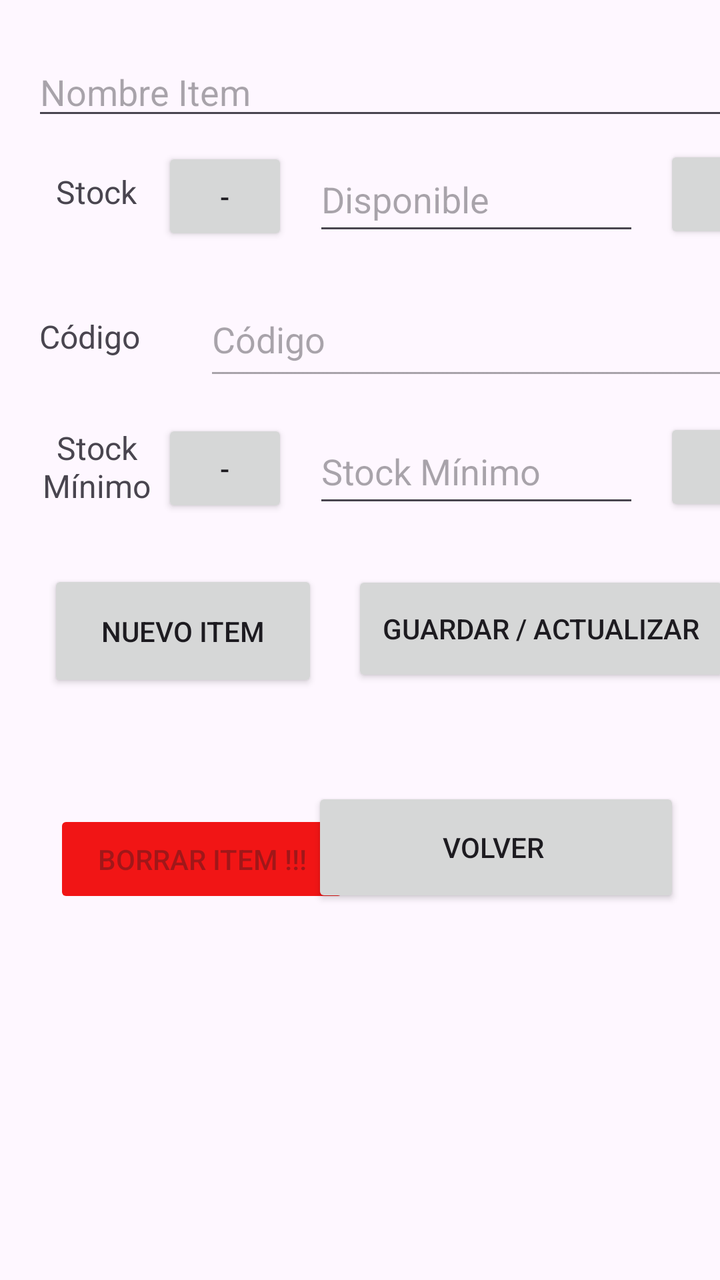
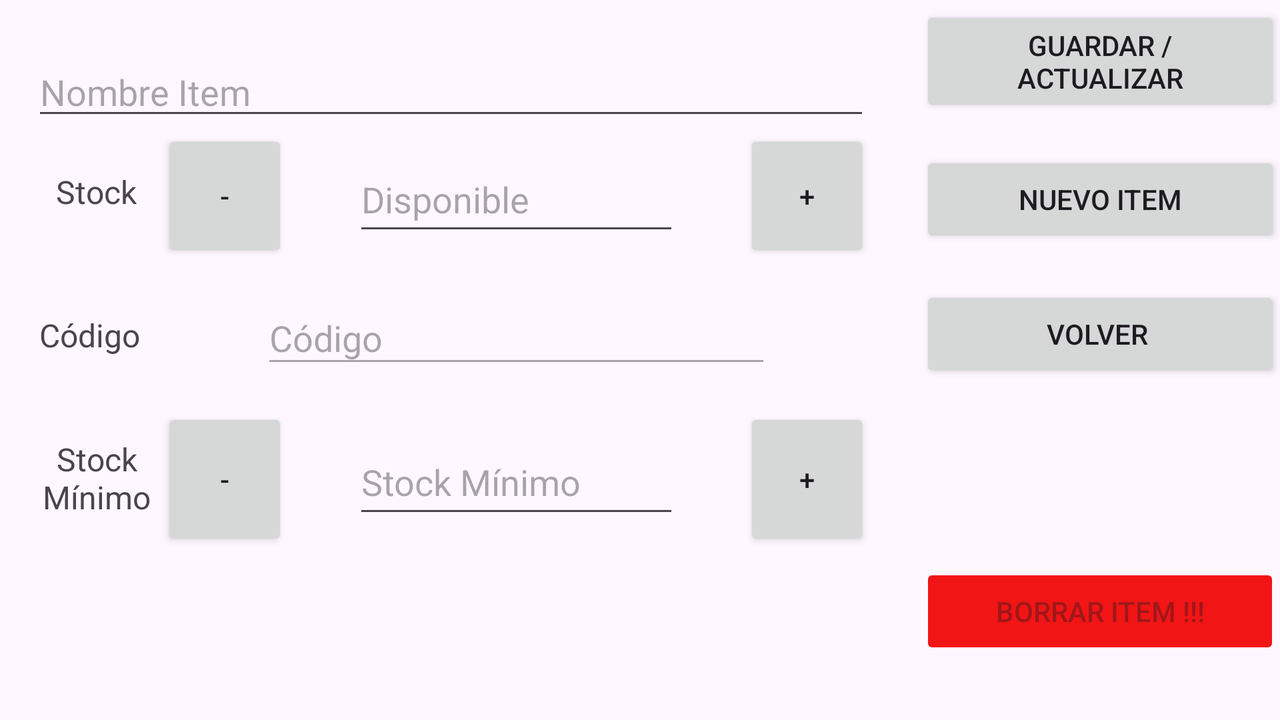

Compare how this app lays out the same screen by default and in its alternative resource folder. The renders come first, then the two layout files and the values they reference.
<!-- AndroidManifest.xml: application theme Theme.inventarioGCAdmin -->
<!-- res/layout/activity_data_display.xml -->
<?xml version="1.0" encoding="utf-8"?>
<androidx.constraintlayout.widget.ConstraintLayout xmlns:android="http://schemas.android.com/apk/res/android"
    xmlns:app="http://schemas.android.com/apk/res-auto"
    xmlns:tools="http://schemas.android.com/tools"
    android:layout_width="match_parent"
    android:layout_height="match_parent"
    android:textAlignment="center"
    tools:context=".DataDisplay">

    <Button
        android:id="@+id/subsStock"
        android:layout_width="63dp"
        android:layout_height="49dp"
        android:text="-"
        app:layout_constraintBottom_toTopOf="@+id/guideline6"
        app:layout_constraintStart_toStartOf="@+id/guideline10"
        app:layout_constraintTop_toTopOf="@+id/guideline5" />

    <EditText
        android:id="@+id/minStockInput"
        android:layout_width="163dp"
        android:layout_height="49dp"
        android:ems="10"
        android:enabled="true"
        android:hint="Stock Mínimo"
        android:inputType="number"
        app:layout_constraintBottom_toTopOf="@+id/guideline11"
        app:layout_constraintEnd_toStartOf="@+id/addMinStock"
        app:layout_constraintStart_toEndOf="@+id/subsMinStock"
        app:layout_constraintTop_toTopOf="@+id/guideline7" />

    <Button
        android:id="@+id/addMinStock"
        android:layout_width="63dp"
        android:layout_height="49dp"
        android:enabled="true"
        android:text="+"
        app:layout_constraintBottom_toTopOf="@+id/guideline11"
        app:layout_constraintEnd_toStartOf="@+id/guideline9"
        app:layout_constraintTop_toTopOf="@+id/guideline7"
        app:layout_constraintVertical_bias="0.454" />

    <TextView
        android:id="@+id/textView3"
        android:layout_width="57dp"
        android:layout_height="42dp"
        android:text="Stock Mínimo"
        android:textAlignment="center"
        android:textSize="16sp"
        app:layout_constraintBottom_toTopOf="@+id/guideline11"
        app:layout_constraintEnd_toStartOf="@+id/guideline10"
        app:layout_constraintStart_toStartOf="@+id/guideline8"
        app:layout_constraintTop_toTopOf="@+id/guideline7" />

    <androidx.constraintlayout.widget.Guideline
        android:id="@+id/guideline5"
        android:layout_width="wrap_content"
        android:layout_height="wrap_content"
        android:orientation="horizontal"
        app:layout_constraintGuide_begin="65dp" />

    <androidx.constraintlayout.widget.Guideline
        android:id="@+id/guideline6"
        android:layout_width="wrap_content"
        android:layout_height="wrap_content"
        android:orientation="horizontal"
        app:layout_constraintGuide_begin="131dp" />

    <androidx.constraintlayout.widget.Guideline
        android:id="@+id/guideline7"
        android:layout_width="wrap_content"
        android:layout_height="wrap_content"
        android:orientation="horizontal"
        app:layout_constraintGuide_begin="205dp" />

    <androidx.constraintlayout.widget.Guideline
        android:id="@+id/guideline8"
        android:layout_width="wrap_content"
        android:layout_height="wrap_content"
        android:orientation="vertical"
        app:layout_constraintGuide_begin="16dp" />

    <androidx.constraintlayout.widget.Guideline
        android:id="@+id/guideline9"
        android:layout_width="wrap_content"
        android:layout_height="wrap_content"
        android:orientation="vertical"
        app:layout_constraintGuide_begin="395dp" />

    <androidx.constraintlayout.widget.Guideline
        android:id="@+id/guideline10"
        android:layout_width="wrap_content"
        android:layout_height="wrap_content"
        android:orientation="vertical"
        app:layout_constraintGuide_begin="81dp" />

    <androidx.constraintlayout.widget.Guideline
        android:id="@+id/guideline11"
        android:layout_width="wrap_content"
        android:layout_height="wrap_content"
        android:orientation="horizontal"
        app:layout_constraintGuide_begin="263dp" />

    <EditText
        android:id="@+id/itemName"
        android:layout_width="0dp"
        android:layout_height="wrap_content"
        android:ems="10"
        android:enabled="true"
        android:hint="Nombre Item"
        android:inputType="text"
        app:layout_constraintBottom_toTopOf="@+id/guideline5"
        app:layout_constraintEnd_toStartOf="@+id/guideline9"
        app:layout_constraintHorizontal_bias="1.0"
        app:layout_constraintStart_toStartOf="@+id/guideline8"
        app:layout_constraintTop_toTopOf="parent"
        app:layout_constraintVertical_bias="1.0" />

    <TextView
        android:id="@+id/textView"
        android:layout_width="wrap_content"
        android:layout_height="wrap_content"
        android:layout_marginStart="8dp"
        android:layout_marginTop="20dp"
        android:text="Stock"
        android:textSize="16sp"
        app:layout_constraintBottom_toTopOf="@+id/guideline6"
        app:layout_constraintEnd_toStartOf="@+id/guideline10"
        app:layout_constraintHorizontal_bias="0.23"
        app:layout_constraintStart_toStartOf="@+id/guideline8"
        app:layout_constraintTop_toTopOf="@+id/guideline5"
        app:layout_constraintVertical_bias="0.0" />

    <Button
        android:id="@+id/subsMinStock"
        android:layout_width="63dp"
        android:layout_height="49dp"
        android:enabled="true"
        android:text="-"
        app:layout_constraintBottom_toTopOf="@+id/guideline11"
        app:layout_constraintStart_toStartOf="@+id/guideline10"
        app:layout_constraintTop_toTopOf="@+id/guideline7" />

    <Button
        android:id="@+id/addStock"
        android:layout_width="63dp"
        android:layout_height="49dp"
        android:text="+"
        app:layout_constraintBottom_toTopOf="@+id/guideline6"
        app:layout_constraintEnd_toStartOf="@+id/guideline9"
        app:layout_constraintTop_toTopOf="@+id/guideline5"
        app:layout_constraintVertical_bias="0.454" />

    <EditText
        android:id="@+id/stockInput"
        android:layout_width="163dp"
        android:layout_height="49dp"
        android:ems="10"
        android:enabled="true"
        android:hint="Disponible"
        android:inputType="number"
        app:layout_constraintBottom_toTopOf="@+id/guideline6"
        app:layout_constraintEnd_toStartOf="@+id/addStock"
        app:layout_constraintStart_toEndOf="@+id/subsMinStock"
        app:layout_constraintTop_toTopOf="@+id/guideline5" />

    <TextView
        android:id="@+id/textView5"
        android:layout_width="58dp"
        android:layout_height="wrap_content"
        android:text="Código"
        android:textSize="16sp"
        app:layout_constraintBottom_toTopOf="@+id/guideline7"
        app:layout_constraintEnd_toStartOf="@+id/guideline10"
        app:layout_constraintStart_toStartOf="@+id/guideline8"
        app:layout_constraintTop_toTopOf="@+id/guideline6" />

    <EditText
        android:id="@+id/barcodeInput"
        android:layout_width="272dp"
        android:layout_height="54dp"
        android:editable="false"
        android:ems="10"
        android:enabled="false"
        android:hint="Código"
        android:inputType="number"
        app:layout_constraintBottom_toTopOf="@+id/guideline7"
        app:layout_constraintEnd_toStartOf="@+id/guideline9"
        app:layout_constraintStart_toStartOf="@+id/guideline10"
        app:layout_constraintTop_toTopOf="@+id/guideline6" />

    <Button
        android:id="@+id/saveChanges"
        android:layout_width="189dp"
        android:layout_height="58dp"
        android:text="Guardar / Actualizar"
        app:layout_constraintBottom_toTopOf="@+id/guideline13"
        app:layout_constraintEnd_toEndOf="parent"
        app:layout_constraintHorizontal_bias="0.589"
        app:layout_constraintStart_toStartOf="@+id/guideline12"
        app:layout_constraintTop_toTopOf="@+id/guideline11"
        app:layout_constraintVertical_bias="0.508" />

    <androidx.constraintlayout.widget.Guideline
        android:id="@+id/guideline12"
        android:layout_width="wrap_content"
        android:layout_height="wrap_content"
        android:orientation="vertical"
        app:layout_constraintGuide_begin="183dp" />

    <androidx.constraintlayout.widget.Guideline
        android:id="@+id/guideline13"
        android:layout_width="wrap_content"
        android:layout_height="wrap_content"
        android:orientation="horizontal"
        app:layout_constraintGuide_begin="365dp" />

    <Button
        android:id="@+id/newItem"
        android:layout_width="135dp"
        android:layout_height="61dp"
        android:text="Nuevo Item"
        app:layout_constraintBottom_toTopOf="@+id/guideline13"
        app:layout_constraintEnd_toStartOf="@+id/guideline12"
        app:layout_constraintStart_toStartOf="parent"
        app:layout_constraintTop_toTopOf="@+id/guideline11"
        app:layout_constraintVertical_bias="0.535" />

    <Button
        android:id="@+id/delRecord"
        android:layout_width="148dp"
        android:layout_height="49dp"
        android:layout_marginTop="40dp"
        android:layout_marginEnd="8dp"
        android:backgroundTint="#F11515"
        android:enabled="false"
        android:text="Borrar Item !!!"
        app:layout_constraintBottom_toBottomOf="parent"
        app:layout_constraintEnd_toStartOf="@+id/guideline12"
        app:layout_constraintTop_toTopOf="@+id/guideline13"
        app:layout_constraintVertical_bias="0.0" />

    <Button
        android:id="@+id/returnToLanding"
        android:layout_width="184dp"
        android:layout_height="60dp"
        android:layout_marginTop="28dp"
        android:layout_marginEnd="20dp"
        android:text="Volver "
        app:layout_constraintBottom_toBottomOf="parent"
        app:layout_constraintEnd_toEndOf="parent"
        app:layout_constraintTop_toTopOf="@+id/guideline13"
        app:layout_constraintVertical_bias="0.003" />

</androidx.constraintlayout.widget.ConstraintLayout>
<!-- resources referenced by this layout -->
<resources>
  <style name="Theme.inventarioGCAdmin" parent="Base.Theme.inventarioGCAdmin" />
  <style name="Base.Theme.inventarioGCAdmin" parent="Theme.Material3.DayNight.NoActionBar">
          
          
      </style>
</resources>
<!-- res/layout-land/activity_data_display.xml (the author's variant of the layout above) -->
<!-- drawn on the phone turned sideways -->
<?xml version="1.0" encoding="utf-8"?>
<androidx.constraintlayout.widget.ConstraintLayout xmlns:android="http://schemas.android.com/apk/res/android"
    xmlns:app="http://schemas.android.com/apk/res-auto"
    xmlns:tools="http://schemas.android.com/tools"
    android:layout_width="match_parent"
    android:layout_height="match_parent"
    android:textAlignment="center"
    tools:context=".DataDisplay">

    <Button
        android:id="@+id/subsStock"
        android:layout_width="63dp"
        android:layout_height="0dp"
        android:text="-"
        app:layout_constraintBottom_toTopOf="@+id/guideline6"
        app:layout_constraintStart_toStartOf="@+id/guideline10"
        app:layout_constraintTop_toTopOf="@+id/guideline5" />

    <EditText
        android:id="@+id/minStockInput"
        android:layout_width="163dp"
        android:layout_height="49dp"
        android:ems="10"
        android:enabled="true"
        android:hint="Stock Mínimo"
        android:inputType="number"
        app:layout_constraintBottom_toTopOf="@+id/guideline11"
        app:layout_constraintEnd_toStartOf="@+id/addMinStock"
        app:layout_constraintStart_toEndOf="@+id/subsMinStock"
        app:layout_constraintTop_toTopOf="@+id/guideline7" />

    <Button
        android:id="@+id/addMinStock"
        android:layout_width="63dp"
        android:layout_height="0dp"
        android:enabled="true"
        android:text="+"
        app:layout_constraintBottom_toTopOf="@+id/guideline11"
        app:layout_constraintEnd_toStartOf="@+id/guideline9"
        app:layout_constraintTop_toTopOf="@+id/guideline7"
        app:layout_constraintVertical_bias="0.454" />

    <TextView
        android:id="@+id/textView3"
        android:layout_width="57dp"
        android:layout_height="42dp"
        android:text="Stock Mínimo"
        android:textAlignment="center"
        android:textSize="16sp"
        app:layout_constraintBottom_toTopOf="@+id/guideline11"
        app:layout_constraintEnd_toStartOf="@+id/guideline10"
        app:layout_constraintStart_toStartOf="@+id/guideline8"
        app:layout_constraintTop_toTopOf="@+id/guideline7" />

    <androidx.constraintlayout.widget.Guideline
        android:id="@+id/guideline5"
        android:layout_width="wrap_content"
        android:layout_height="wrap_content"
        android:orientation="horizontal"
        app:layout_constraintGuide_begin="65dp" />

    <androidx.constraintlayout.widget.Guideline
        android:id="@+id/guideline6"
        android:layout_width="wrap_content"
        android:layout_height="wrap_content"
        android:orientation="horizontal"
        app:layout_constraintGuide_begin="131dp" />

    <androidx.constraintlayout.widget.Guideline
        android:id="@+id/guideline7"
        android:layout_width="wrap_content"
        android:layout_height="wrap_content"
        android:orientation="horizontal"
        app:layout_constraintGuide_begin="204dp" />

    <androidx.constraintlayout.widget.Guideline
        android:id="@+id/guideline8"
        android:layout_width="wrap_content"
        android:layout_height="wrap_content"
        android:orientation="vertical"
        app:layout_constraintGuide_begin="16dp" />

    <androidx.constraintlayout.widget.Guideline
        android:id="@+id/guideline9"
        android:layout_width="wrap_content"
        android:layout_height="wrap_content"
        android:orientation="vertical"
        app:layout_constraintGuide_begin="435dp" />

    <androidx.constraintlayout.widget.Guideline
        android:id="@+id/guideline10"
        android:layout_width="wrap_content"
        android:layout_height="wrap_content"
        android:orientation="vertical"
        app:layout_constraintGuide_begin="81dp" />

    <androidx.constraintlayout.widget.Guideline
        android:id="@+id/guideline11"
        android:layout_width="wrap_content"
        android:layout_height="wrap_content"
        android:orientation="horizontal"
        app:layout_constraintGuide_begin="275dp" />

    <EditText
        android:id="@+id/itemName"
        android:layout_width="0dp"
        android:layout_height="wrap_content"
        android:ems="10"
        android:enabled="true"
        android:hint="Nombre Item"
        android:inputType="text"
        app:layout_constraintBottom_toTopOf="@+id/guideline5"
        app:layout_constraintEnd_toStartOf="@+id/guideline9"
        app:layout_constraintHorizontal_bias="1.0"
        app:layout_constraintStart_toStartOf="@+id/guideline8"
        app:layout_constraintTop_toTopOf="parent"
        app:layout_constraintVertical_bias="1.0" />

    <TextView
        android:id="@+id/textView"
        android:layout_width="wrap_content"
        android:layout_height="wrap_content"
        android:layout_marginStart="8dp"
        android:layout_marginTop="20dp"
        android:text="Stock"
        android:textSize="16sp"
        app:layout_constraintBottom_toTopOf="@+id/guideline6"
        app:layout_constraintEnd_toStartOf="@+id/guideline10"
        app:layout_constraintHorizontal_bias="0.23"
        app:layout_constraintStart_toStartOf="@+id/guideline8"
        app:layout_constraintTop_toTopOf="@+id/guideline5"
        app:layout_constraintVertical_bias="0.0" />

    <Button
        android:id="@+id/subsMinStock"
        android:layout_width="63dp"
        android:layout_height="0dp"
        android:enabled="true"
        android:text="-"
        app:layout_constraintBottom_toTopOf="@+id/guideline11"
        app:layout_constraintStart_toStartOf="@+id/guideline10"
        app:layout_constraintTop_toTopOf="@+id/guideline7" />

    <Button
        android:id="@+id/addStock"
        android:layout_width="63dp"
        android:layout_height="0dp"
        android:text="+"
        app:layout_constraintBottom_toTopOf="@+id/guideline6"
        app:layout_constraintEnd_toStartOf="@+id/guideline9"
        app:layout_constraintTop_toTopOf="@+id/guideline5"
        app:layout_constraintVertical_bias="0.454" />

    <EditText
        android:id="@+id/stockInput"
        android:layout_width="163dp"
        android:layout_height="49dp"
        android:ems="10"
        android:enabled="true"
        android:hint="Disponible"
        android:inputType="number"
        app:layout_constraintBottom_toTopOf="@+id/guideline6"
        app:layout_constraintEnd_toStartOf="@+id/addStock"
        app:layout_constraintStart_toEndOf="@+id/subsMinStock"
        app:layout_constraintTop_toTopOf="@+id/guideline5" />

    <TextView
        android:id="@+id/textView5"
        android:layout_width="58dp"
        android:layout_height="wrap_content"
        android:text="Código"
        android:textSize="16sp"
        app:layout_constraintBottom_toTopOf="@+id/guideline7"
        app:layout_constraintEnd_toStartOf="@+id/guideline10"
        app:layout_constraintStart_toStartOf="@+id/guideline8"
        app:layout_constraintTop_toTopOf="@+id/guideline6" />

    <EditText
        android:id="@+id/barcodeInput"
        android:layout_width="255dp"
        android:layout_height="43dp"
        android:editable="false"
        android:ems="10"
        android:enabled="false"
        android:hint="Código"
        android:inputType="number"
        app:layout_constraintBottom_toTopOf="@+id/guideline7"
        app:layout_constraintEnd_toStartOf="@+id/guideline9"
        app:layout_constraintStart_toStartOf="@+id/guideline10"
        app:layout_constraintTop_toTopOf="@+id/guideline6" />

    <Button
        android:id="@+id/saveChanges"
        android:layout_width="0dp"
        android:layout_height="wrap_content"
        android:layout_marginBottom="4dp"
        android:text="Guardar / Actualizar"
        app:layout_constraintBottom_toTopOf="@+id/guideline5"
        app:layout_constraintEnd_toEndOf="parent"
        app:layout_constraintHorizontal_bias="0.413"
        app:layout_constraintStart_toStartOf="@+id/guideline18"
        app:layout_constraintTop_toTopOf="parent" />

    <androidx.constraintlayout.widget.Guideline
        android:id="@+id/guideline12"
        android:layout_width="wrap_content"
        android:layout_height="wrap_content"
        android:orientation="vertical"
        app:layout_constraintGuide_begin="715dp" />

    <androidx.constraintlayout.widget.Guideline
        android:id="@+id/guideline13"
        android:layout_width="wrap_content"
        android:layout_height="wrap_content"
        android:orientation="horizontal"
        app:layout_constraintGuide_begin="365dp" />

    <Button
        android:id="@+id/newItem"
        android:layout_width="0dp"
        android:layout_height="wrap_content"
        android:text="Nuevo Item"
        app:layout_constraintBottom_toTopOf="@+id/guideline6"
        app:layout_constraintEnd_toEndOf="parent"
        app:layout_constraintHorizontal_bias="0.4"
        app:layout_constraintStart_toStartOf="@+id/guideline18"
        app:layout_constraintTop_toTopOf="@+id/guideline5"
        app:layout_constraintVertical_bias="0.59" />

    <Button
        android:id="@+id/delRecord"
        android:layout_width="0dp"
        android:layout_height="wrap_content"
        android:backgroundTint="#F11515"
        android:enabled="false"
        android:text="Borrar Item !!!"
        app:layout_constraintBottom_toTopOf="@+id/guideline13"
        app:layout_constraintEnd_toEndOf="parent"
        app:layout_constraintHorizontal_bias="0.447"
        app:layout_constraintStart_toStartOf="@+id/guideline18"
        app:layout_constraintTop_toTopOf="@+id/guideline11"
        app:layout_constraintVertical_bias="0.157" />

    <Button
        android:id="@+id/returnToLanding"
        android:layout_width="0dp"
        android:layout_height="wrap_content"
        android:layout_marginTop="12dp"
        android:text="Volver "
        app:layout_constraintBottom_toTopOf="@+id/guideline7"
        app:layout_constraintEnd_toEndOf="parent"
        app:layout_constraintHorizontal_bias="0.307"
        app:layout_constraintStart_toStartOf="@+id/guideline18"
        app:layout_constraintTop_toTopOf="@+id/guideline6"
        app:layout_constraintVertical_bias="0.0" />

    <androidx.constraintlayout.widget.Guideline
        android:id="@+id/guideline18"
        android:layout_width="wrap_content"
        android:layout_height="wrap_content"
        android:orientation="vertical"
        app:layout_constraintGuide_begin="460dp" />

</androidx.constraintlayout.widget.ConstraintLayout>
